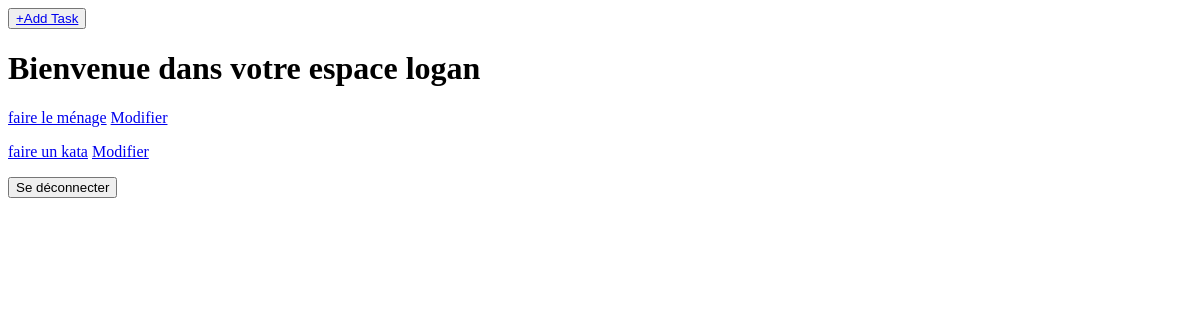
Before: /todolist/home (signed in) with the older database file.
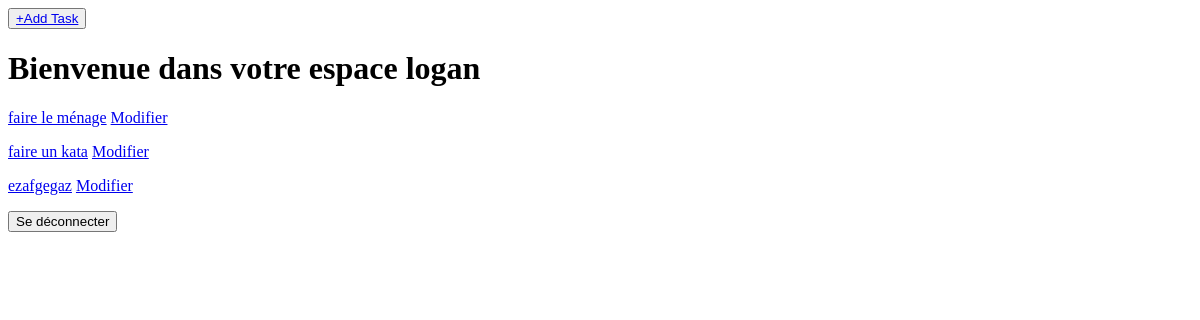
After: the same page with the newer database file.
### todolist/models.py (models this page shows)
class Task(models.Model):
    class Priority(models.TextChoices):
        HIGH = "high", "élevé"
        NORMAL = "normal", "moyenne"
        LOW = "low", "faible"
    class Status(models.TextChoices):
        TODO = "todo", 'à faire'
        PROGRESS = "progress", 'En cours'
        DONE = "done", 'Terminé'
    name = models.CharField(max_length=200)
    description = models.TextField()
    status = models.CharField(
        max_length=10,
        choices=Status.choices,
        default=Status.TODO,
    )
    priority = models.CharField(
        max_length=10,
        choices=Priority.choices,
        default=Priority.NORMAL,
    )
    deadline = models.DateField(null=True, blank=True)
    user = models.ForeignKey(User, on_delete=models.CASCADE)
    category = models.ForeignKey(Category, on_delete=models.CASCADE)
    def __str__(self):
        return self.name

### todolist/views/tasks.py (the view)
# urls.py: path('home', tasks.home, name="home"),
@login_required
def home(request):
    tasks = Task.objects.filter(user=request.user)
    return render(request, "todolist/home.html", {"tasks": tasks})

### todolist/templates/todolist/home.html (shortened to what this page needs)
<button> <a href="{% url "todolist:new_task" %}">+Add Task</a></button>
<h1>Bienvenue dans votre espace {{user.username}}</h1>
{% for task in tasks  %}
  <div>
    <p>
      <a href="{% url "todolist:detail_task" task.id %}">{{task}}</a>
      <a href="{% url "todolist:update_task" task.id %}">Modifier</a>
    </p>
  </div>
{% endfor %}
<form action="{% url "todolist:logout" %}" method="post">
  <button type="submit">Se déconnecter</button>
</form>

Changed rows visible on the page:
added Task: name "ezafgegaz"
